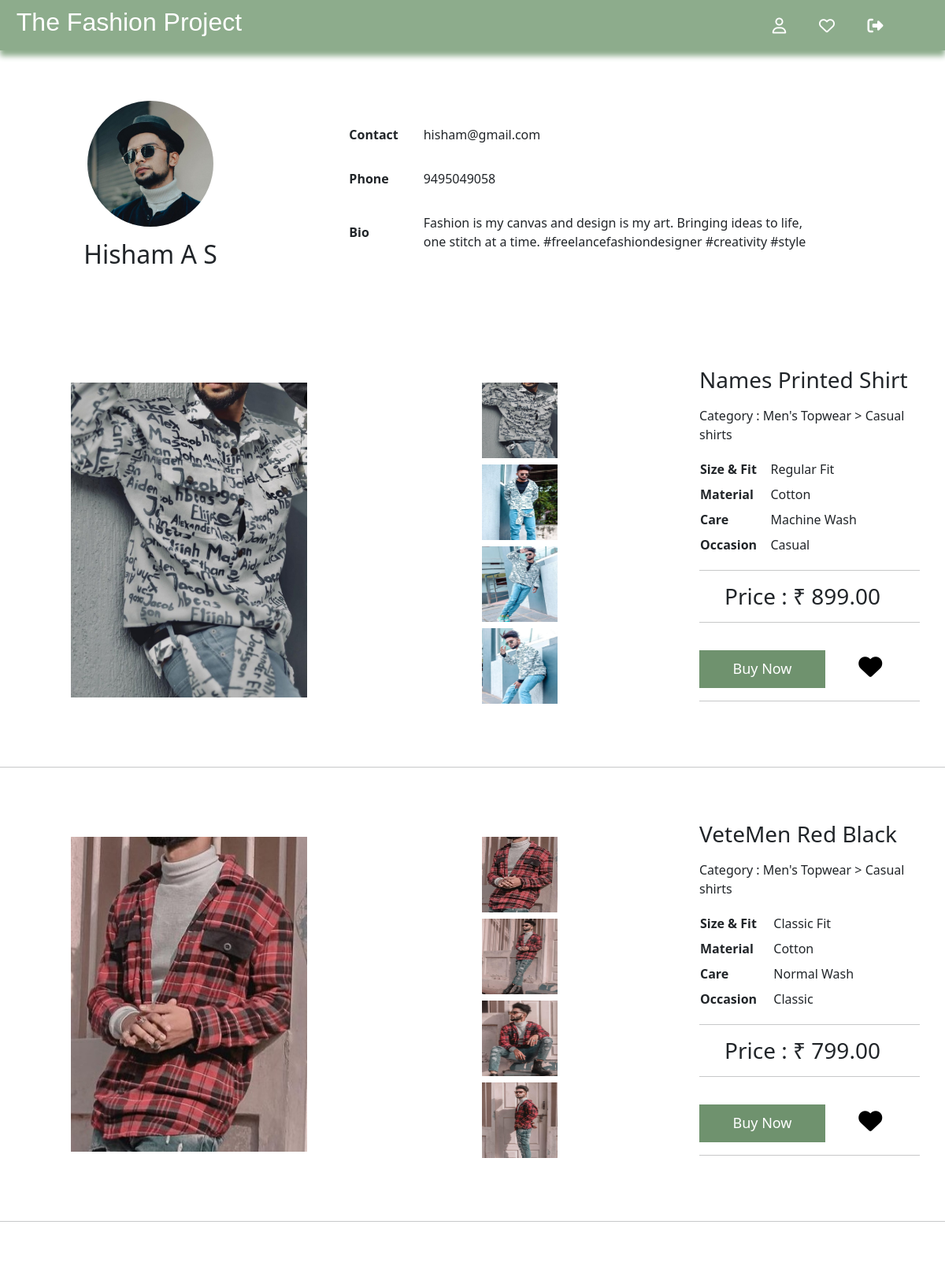
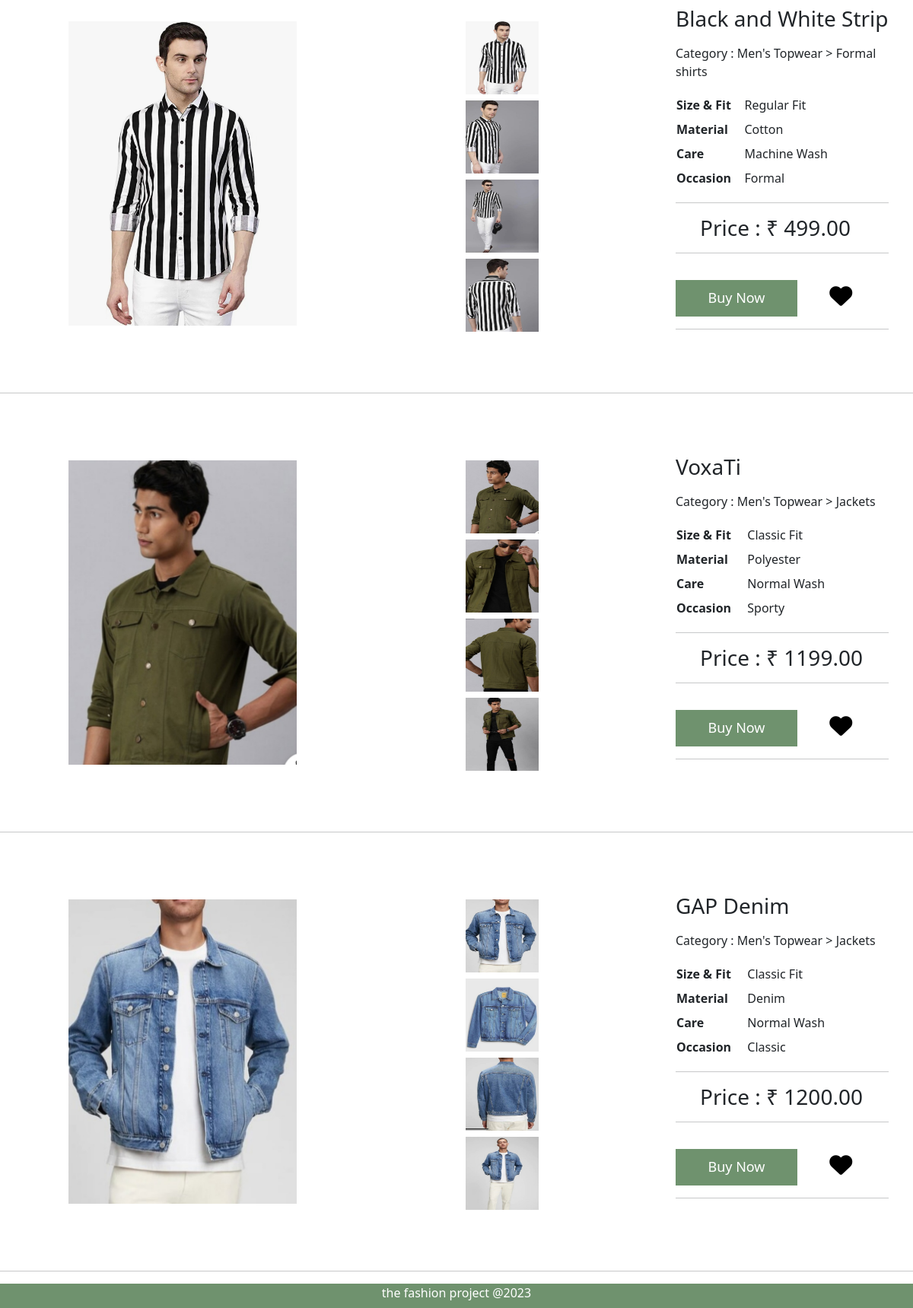
/designer/2/, run on an earlier commit of the app's database (2 pictures, top to bottom).
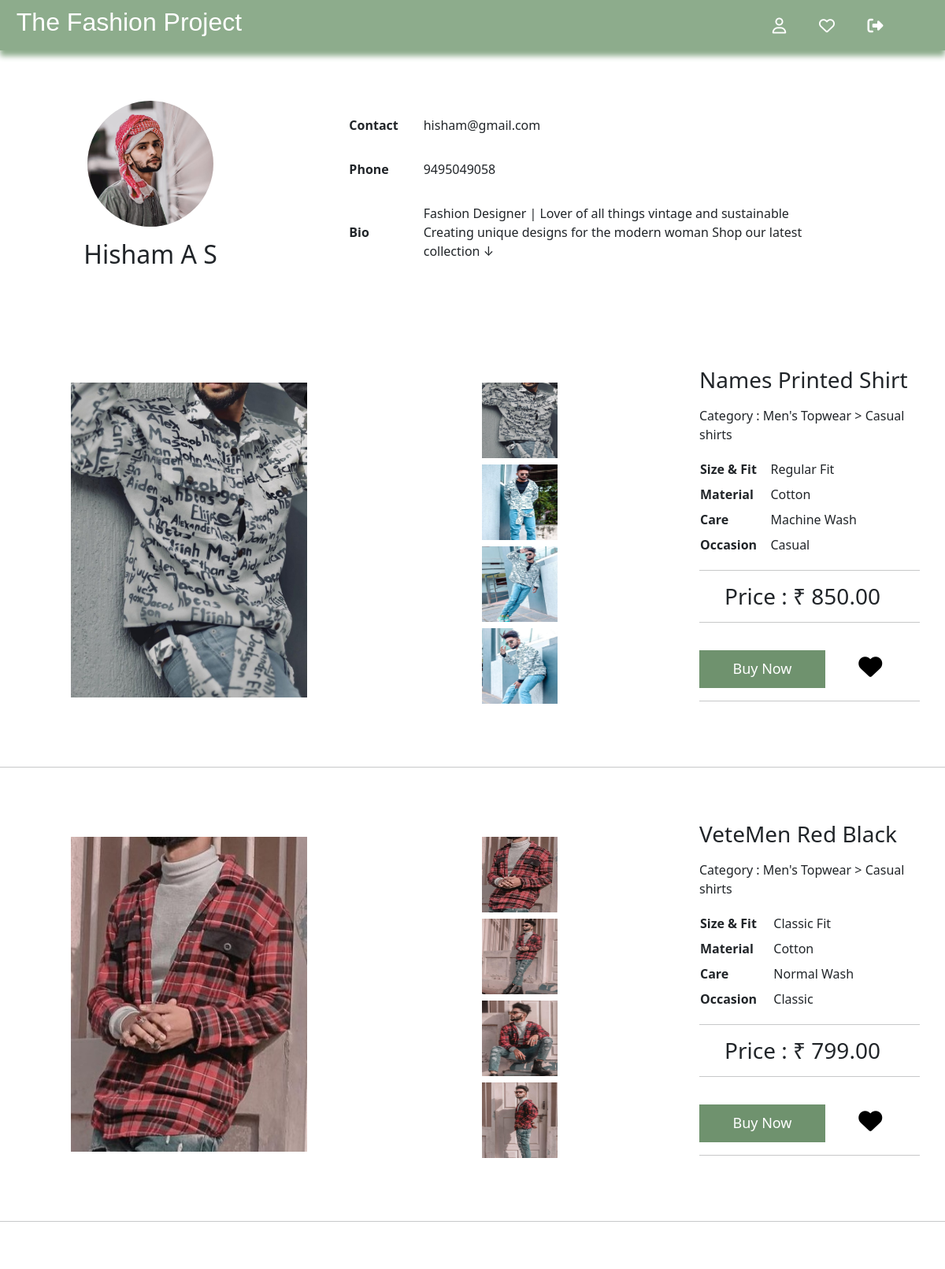
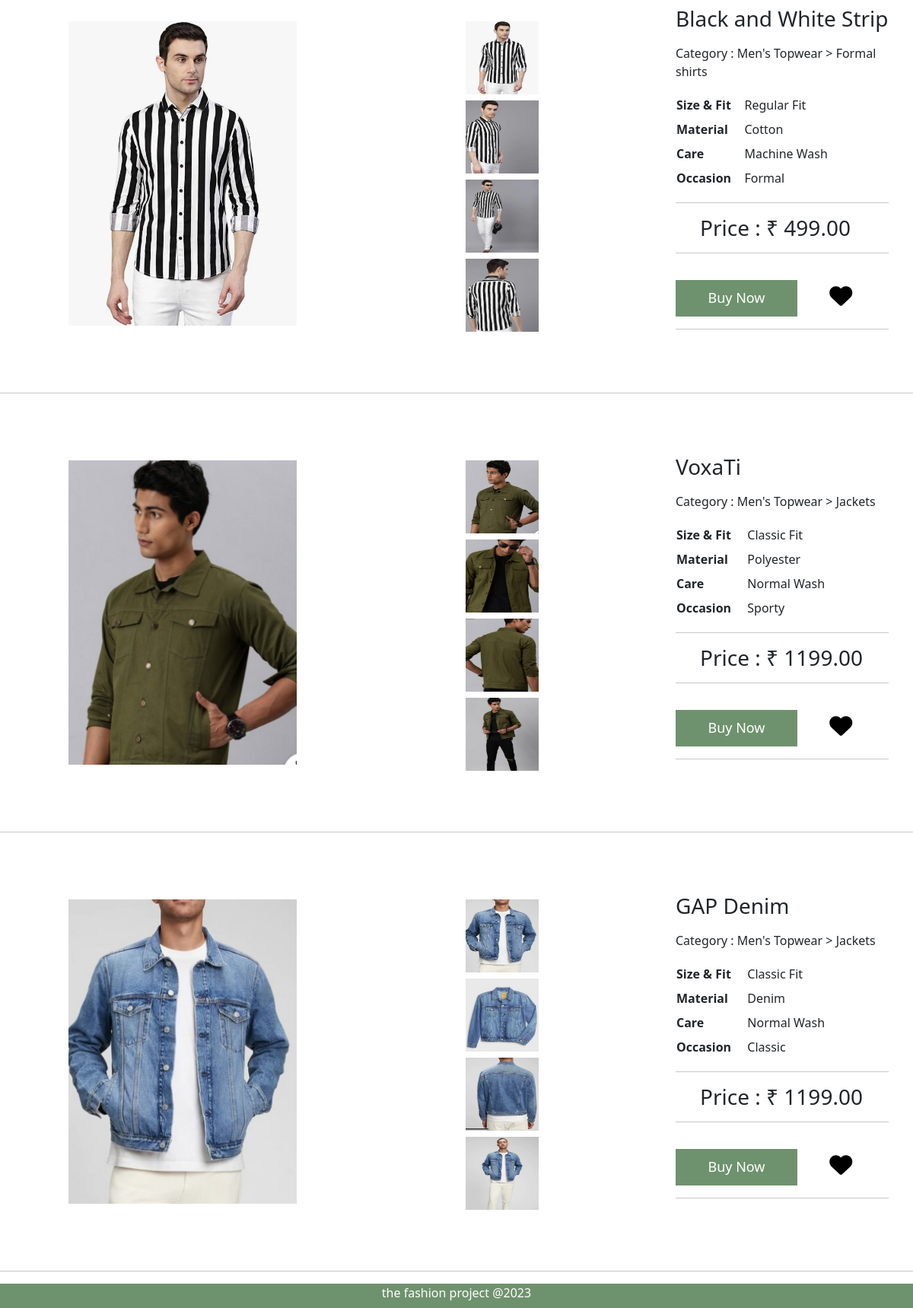
And on a later commit of the database (2 pictures, top to bottom).
### account/models.py (models this page shows, shortened)
class Designer(models.Model):
    user = models.ForeignKey(User,on_delete=models.CASCADE)
    name = models.CharField(max_length=155,null=True,blank=True)
    email = models.EmailField(max_length=255, unique=True)
    phone = models.CharField(max_length=15,unique=True)
    bio = models.TextField(max_length=155,null=True,blank=True)
    logo = models.ImageField(upload_to='media/designer/logo',blank=True,null=True)
    def get_products(self):
        return Product.objects.filter(designer=self)

### designers/models.py (models this page shows, shortened)
class Product(models.Model):
    designer = models.ForeignKey('account.Designer', on_delete=models.CASCADE, null=True)
    prd_name = models.CharField(max_length=255)
    category1 = models.CharField(max_length=255)
    category2 = models.CharField(max_length=255, blank=True)
    price = models.DecimalField(max_digits=10, decimal_places=2)
    fit = models.CharField(max_length=255)
    care = models.CharField(max_length=255)
    material = models.CharField(max_length=255)
    occasion = models.CharField(max_length=255)
    image1 = models.ImageField(upload_to='media/product_images/')
    image2 = models.ImageField(upload_to='media/product_images/')
    image3 = models.ImageField(upload_to='media/product_images/')
    image4 = models.ImageField(upload_to='media/product_images/')
    small = models.PositiveIntegerField()
    medium = models.PositiveIntegerField()
    large = models.PositiveIntegerField()
    extra_large = models.PositiveIntegerField()
    class Meta:
        unique_together = ('prd_name', 'designer')

### customers/views.py (the view)
# urls.py: path('designer/<int:pk>/', designer_profile, name='designer_profile'),
def designer_profile(request, pk):
    designer = get_object_or_404(Designer, pk=pk)
    return render(request, 'designerView.html', {'designer': designer})

### designers/context_processors.py (called while the page is built)
def designer_context_processor(request):
    designer = None
    if request.user.is_authenticated:
        try:
            designer = Designer.objects.get(user=request.user)
        except Designer.DoesNotExist:
            pass
    return {'designer': designer}

### templates/designerView.html (shortened to what this page needs)
{% extends 'customer_base.html' %}
{% load static %}
{% block content %}
<div class="desig-prof">
    <div class="desig-head">
        <div class="dp">
            <img src="{{ designer.logo.url }}" alt="">
        </div>
        <h2>{{ designer.name }}</h2>
    </div>
    <div class="bio">
        <table>
            <tr>
                <td class="bold">Contact</td>
                <td>{{ designer.email }}</td>
            </tr>
            <tr>
                <td class="bold">Phone</td>
                <td>{{ designer.phone }}</td>
            </tr>
            <tr>
                <td class="bold">Bio</td>
                <td>{{ designer.bio }}</td>
            </tr>
        </table>
    </div>
</div>
{% if designer.get_products %}
    {% for product in designer.get_products %}
<div class="prd-det">
    <div class="sec-2">
        <img id="mainImage{{product.pk}}" src="{{ product.image1.url }}" alt="{{ product.prd_name }}">
    </div>
    <div class="sec-1">
        <img src="{{ product.image1.url }}" alt="{{ product.prd_name }}" onclick="changeImage('{{ product.pk }}', this)">
        <img src="{{ product.image2.url }}" alt="{{ product.prd_name }}" onclick="changeImage('{{ product.pk }}', this)">
        <img src="{{ product.image3.url }}" alt="{{ product.prd_name }}" onclick="changeImage('{{ product.pk }}', this)">
        <img src="{{ product.image4.url }}" alt="{{ product.prd_name }}" onclick="changeImage('{{ product.pk }}', this)">
    </div>
    <div class="sec-3">
        <div>
            <h3>{{ product.prd_name }}</h3>
            <p>
        <p>Category : {{ product.category1 }} {% if product.category2 %} > {{ product.category2 }}{% endif %}</p>
            </p>
            <table>
                <tr>
                    <td class="sp-tt">Size & Fit</td>
                    <td class="sp-td">{{ product.fit }}</td>
                </tr>
                <tr>
                    <td class="sp-tt">Material</td>
                    <td class="sp-td">{{ product.material }}</td>
                </tr>
                <tr>
                    <td class="sp-tt">Care</td>
                    <td class="sp-td">{{ product.care }}</td>
                </tr>
                <tr>
                    <td class="sp-tt">Occasion</td>
                    <td class="sp-td">{{ product.occasion }}</td>
                </tr>
            </table>
            <hr>
                        <h3 id="pr" style="padding-right: 1rem;">Price : &#x20b9; {{ product.price }}</h3>
            <hr>
            <div class="btns">
                <button class="buy-btn"><a href="{% url 'cart' product_id=product.id %}">Buy Now</a></button>
                <button title="add to whishlist" class="whish-btn"><a href="{% url 'add_to_wishlist' product_id=product.id %}"><i class="fa fa-heart fa-lg"></i></a></button>
            </div>
            <hr>
        </div>
    </div>
</div>
<hr>
{% endfor %}
{% endif %}
{% endblock%}

What changed in the data, as far as the page shows it:
changed Designer "Hisham A S": logo: a different picture; bio "Fashion is my canvas and design is my art. Bringing ideas to life, one stitch at a time. #freelancefashiondesigner #creativity #style" → "Fashion Designer | Lover of all things vintage and sustainable Creating unique designs for the modern woman Shop our latest collection ↓"
changed Product "Names Printed Shirt": price "899.00" → "850.00"
changed Product "GAP Denim": price "1200.00" → "1199.00"
